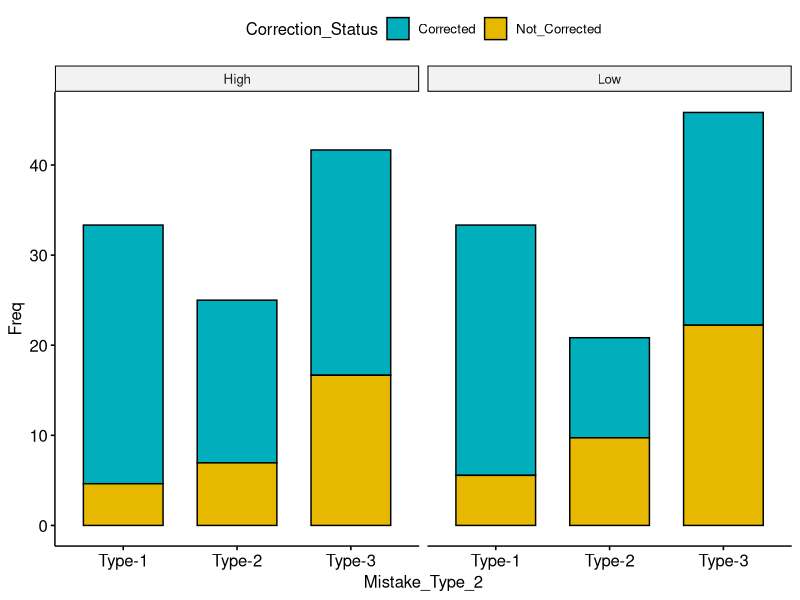
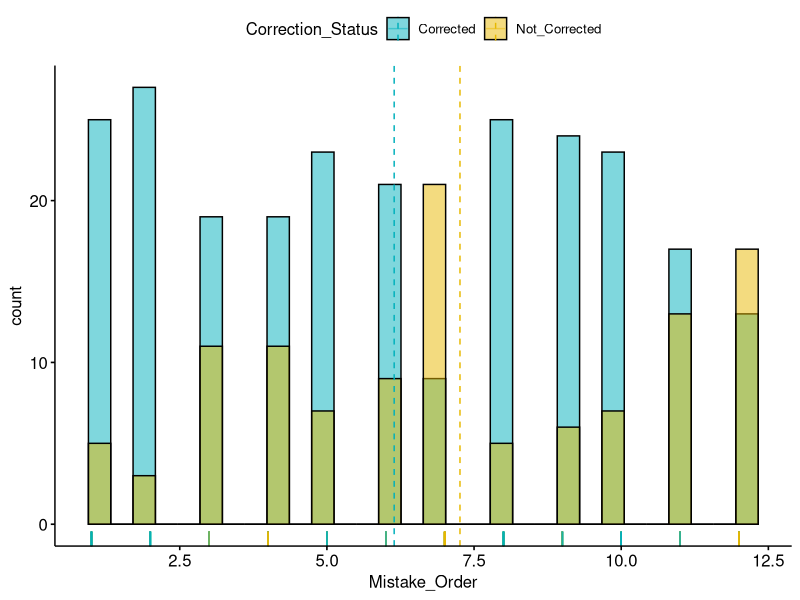
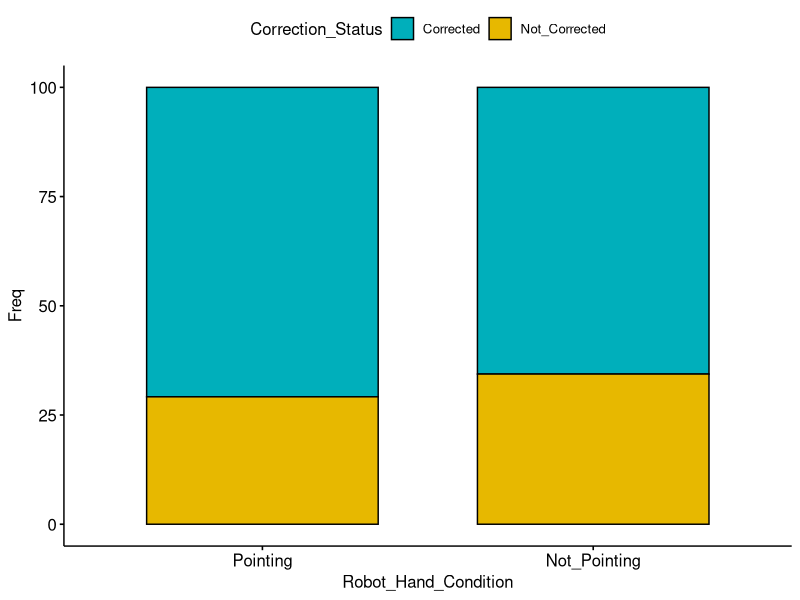
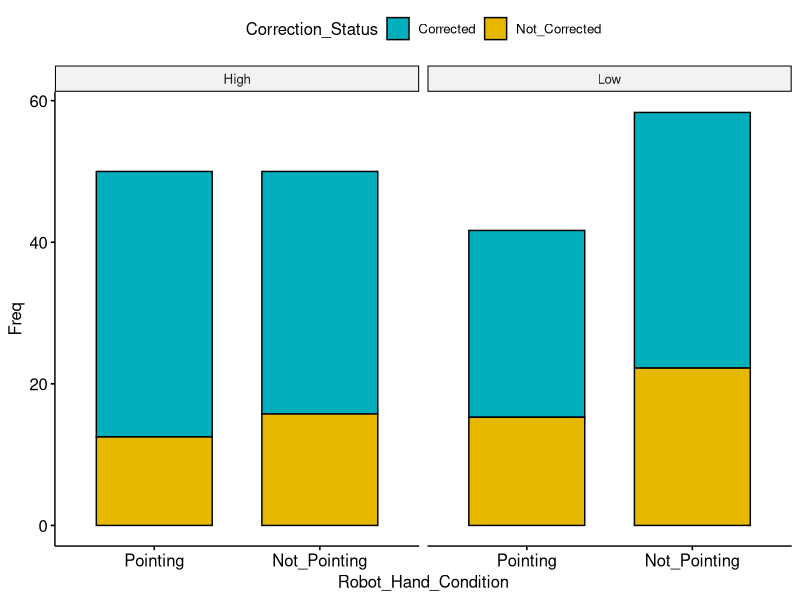
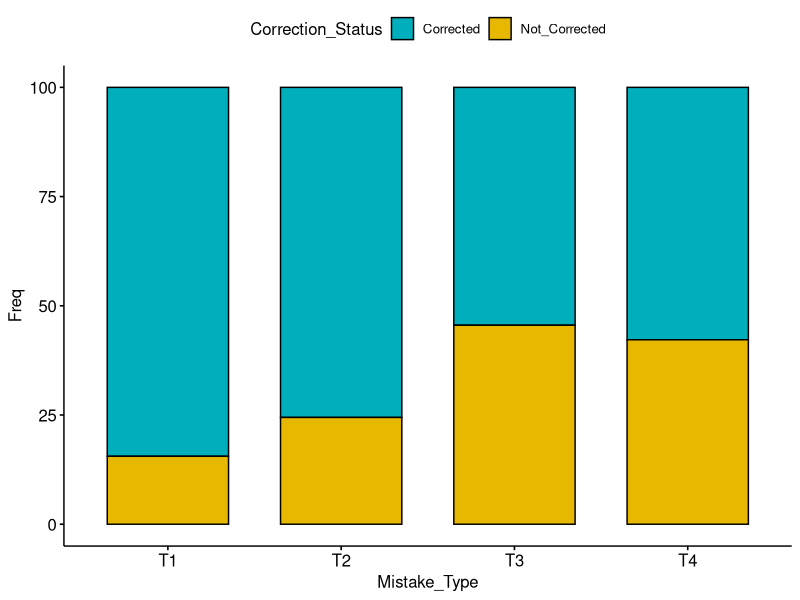
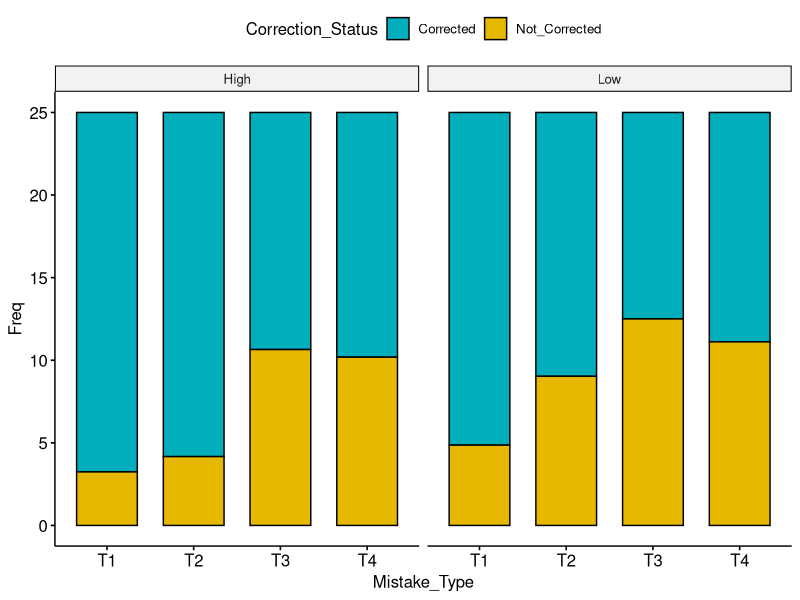
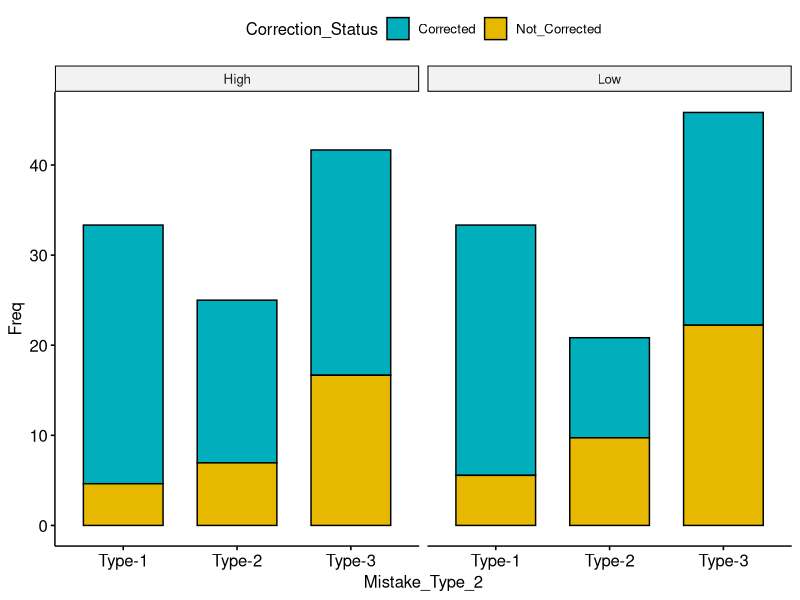
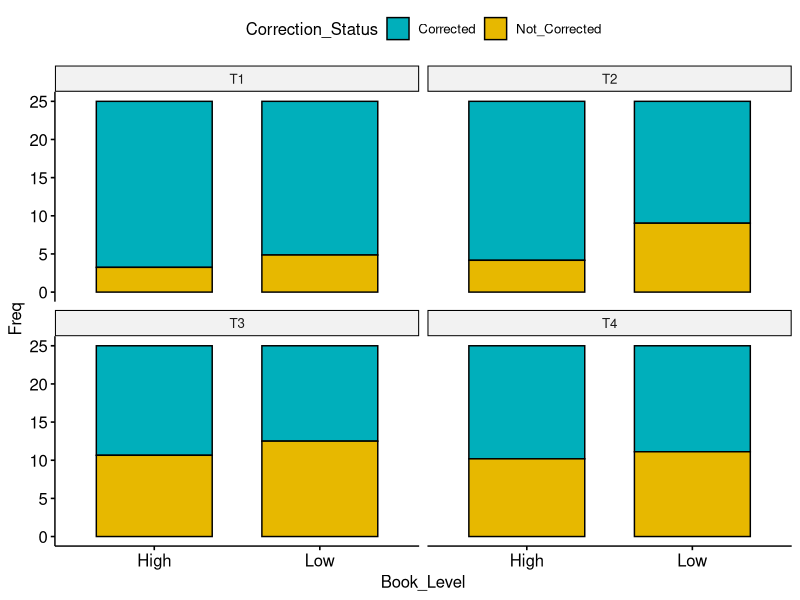

The R source for these figures, in order: (Note: this script raises an error after producing the figures.)
library(readr)
library(ggpubr)
library(plyr)

########################### Functions
## Gives count, mean, standard deviation, standard error of the mean, and confidence interval (default 95%).
##   data: a data frame.
##   measurevar: the name of a column that contains the variable to be summariezed
##   groupvars: a vector containing names of columns that contain grouping variables
##   na.rm: a boolean that indicates whether to ignore NA's
##   conf.interval: the percent range of the confidence interval (default is 95%)
summarySE <- function(data=NULL, measurevar, groupvars=NULL, na.rm=FALSE,
                      conf.interval=.95, .drop=TRUE) {
  library(plyr)
  
  # New version of length which can handle NA's: if na.rm==T, don't count them
  length2 <- function (x, na.rm=FALSE) {
    if (na.rm) sum(!is.na(x))
    else       length(x)
  }
  
  # This does the summary. For each group's data frame, return a vector with
  # N, mean, and sd
  datac <- ddply(data, groupvars, .drop=.drop,
                 .fun = function(xx, col) {
                   c(N    = length2(xx[[col]], na.rm=na.rm),
                     mean = mean   (xx[[col]], na.rm=na.rm),
                     sd   = sd     (xx[[col]], na.rm=na.rm)
                   )
                 },
                 measurevar
  )
  
  # Rename the "mean" column    
  datac <- rename(datac, c("mean" = measurevar))
  
  datac$se <- datac$sd / sqrt(datac$N)  # Calculate standard error of the mean
  
  # Confidence interval multiplier for standard error
  # Calculate t-statistic for confidence interval: 
  # e.g., if conf.interval is .95, use .975 (above/below), and use df=N-1
  ciMult <- qt(conf.interval/2 + .5, datac$N-1)
  datac$ci <- datac$se * ciMult
  
  return(datac)
}

##########################################################################

################ DATA PREP
setwd("/home/yadollah/Dropbox/2.PhD/Experiment_Geneve/Analysis/Categorizaton/")

day1_df <-
  read_csv(
    "all_correction_status_Day1_within.csv",
    col_types = cols(
      Book_Level = col_factor(levels = c("High", "Low")),
      Correction_Status = col_factor(levels = c("Corrected",
                                                "Not_Corrected")),
      Exp_Day = col_factor(levels = c("D1",
                                      "D2")),
      Mistake_Type = col_factor(levels = c("T1",
                                           "T2", "T3", "T4")),
      Robot_Hand_Condition = col_factor(levels = c("Pointing",
                                                   "Not_Pointing"))
    )
  )

day2_df <-
  read_csv(
    "all_correction_status_Day2_within.csv",
    col_types = cols(
      Book_Level = col_factor(levels = c("High", "Low")),
      Correction_Status = col_factor(levels = c("Corrected",
                                                "Not_Corrected")),
      Exp_Day = col_factor(levels = c("D1",
                                      "D2")),
      Mistake_Type = col_factor(levels = c("T1",
                                           "T2", "T3", "T4")),
      Robot_Hand_Condition = col_factor(levels = c("Pointing",
                                                   "Not_Pointing"))
    )
  )


df <- rbind(day1_df,day2_df)
##########################################################################

##########################################################################

### Frequency of correction status by type 2 of mistakes and book level
df_type = with(df, table(Correction_Status,Mistake_Type_2, Book_Level))
df_type = prop.table(df_type, margin = 3)*100
df_type
df_type = data.frame(df_type)
p = ggbarplot(df_type, x = "Mistake_Type_2", y = "Freq", fill = "Correction_Status",  palette = c("#00AFBB", "#E7B800"))
facet(p, facet.by = "Book_Level")





############################################################################################
### checking that the number of correctly identified mistakes doesnt discrease with time
gghistogram(df, x = "Mistake_Order", fill = "Correction_Status",  palette = c("#00AFBB", "#E7B800"),
            add = "mean", rug = TRUE)

### Frequency of correction status by hand condition
df_type = with(df, table(Correction_Status, Robot_Hand_Condition))
df_type = prop.table(df_type, margin = 2)*100
df_type = data.frame(df_type)
p = ggbarplot(df_type, x = "Robot_Hand_Condition", y = "Freq", fill = "Correction_Status",  palette = c("#00AFBB", "#E7B800"))
p

### Frequency of correction status by hand condition and book_level
df_type = with(df, table(Correction_Status, Robot_Hand_Condition, Book_Level))
df_type = prop.table(df_type, margin = 3)*100
df_type = data.frame(df_type)
p = ggbarplot(df_type, x = "Robot_Hand_Condition", y = "Freq", fill = "Correction_Status",  palette = c("#00AFBB", "#E7B800"))
facet(p, facet.by = "Book_Level")


### Frequency of correction status by type of mistakes
df_type = with(df, table(Correction_Status,Mistake_Type))
df_type = prop.table(df_type, margin = 2)*100
df_type = data.frame(df_type)
ggbarplot(df_type, x = "Mistake_Type", y = "Freq", fill = "Correction_Status",  palette = c("#00AFBB", "#E7B800"))

### Frequency of correction status by type of mistakes and book level
df_type = with(df, table(Correction_Status,Mistake_Type, Book_Level))
df_type = prop.table(df_type, margin = 3)*100
df_type
df_type = data.frame(df_type)
p = ggbarplot(df_type, x = "Mistake_Type", y = "Freq", fill = "Correction_Status",  palette = c("#00AFBB", "#E7B800"))
facet(p, facet.by = "Book_Level")

### Frequency of correction status by type 2 of mistakes and book level
df_type = with(df, table(Correction_Status,Mistake_Type_2, Book_Level))
df_type = prop.table(df_type, margin = 3)*100
df_type
df_type = data.frame(df_type)
p = ggbarplot(df_type, x = "Mistake_Type_2", y = "Freq", fill = "Correction_Status",  palette = c("#00AFBB", "#E7B800"))
facet(p, facet.by = "Book_Level")

### Frequency of correction status by type of mistakes and book level
df_type = with(df, table(Mistake_Type,Correction_Status, Book_Level))
df_type = prop.table(df_type, margin = 3)*100
df_type = data.frame(df_type)
p = ggbarplot(df_type, x = "Book_Level", y = "Freq", fill = "Correction_Status",  palette = c("#00AFBB", "#E7B800"))
facet(p, facet.by = "Mistake_Type")

### Frequency of correction status by type 2 of mistakes and book level
df_type = with(df, table(Mistake_Type_2,Correction_Status, Book_Level))
df_type = prop.table(df_type, margin = 3)*100
df_type = data.frame(df_type)
p = ggbarplot(df_type, x = "Book_Level", y = "Freq", fill = "Correction_Status",  palette = c("#00AFBB", "#E7B800"))
facet(p, facet.by = "Mistake_Type_2")


### Frequency of correction status by type of mistakes and hand condition
df_type = with(df, table(Correction_Status,Mistake_Type, Robot_Hand_Condition))
df_type = prop.table(df_type, margin = 3)*100
df_type
df_type = data.frame(df_type)
p = ggbarplot(df_type, x = "Mistake_Type", y = "Freq", fill = "Correction_Status",  palette = c("#00AFBB", "#E7B800"))
facet(p, facet.by = "Robot_Hand_Condition")

### Frequency of correction status by type of mistakes and hand condition
df_type = with(df, table(Correction_Status,Mistake_Type_2, Robot_Hand_Condition))
df_type = prop.table(df_type, margin = 3)*100
df_type
df_type = data.frame(df_type)
p = ggbarplot(df_type, x = "Mistake_Type_2", y = "Freq", fill = "Correction_Status",  palette = c("#00AFBB", "#E7B800"))
facet(p, facet.by = "Robot_Hand_Condition")


### Frequency of correction status by type of mistakes and hand condition
df_type = with(df, table(Mistake_Type,Correction_Status, Robot_Hand_Condition))
df_type = prop.table(df_type, margin = 3)*100
df_type = data.frame(df_type)
p = ggbarplot(df_type, x = "Robot_Hand_Condition", y = "Freq", fill = "Correction_Status",  palette = c("#00AFBB", "#E7B800"))
facet(p, facet.by = "Mistake_Type")


#############################################################3
# Aggreation of mistake status by kids
df_kids = with(df, table(Child_ID,Mistake_Type, Correction_Status, Robot_Hand_Condition, Book_Level))
df_kids = data.frame(df_kids)
df_kids
df_kids_corrected =  subset(df_kids, df_kids$Correction_Status == "Corrected")
#df_kids = df_kids_corrected
ggbarplot(df_kids, x = "Robot_Hand_Condition", y = "Freq", add = "mean_se",
           fill="Correction_Status", palette = "aaas", 
          position = position_dodge(0.8))+
  stat_compare_means(aes(group = Robot_Hand_Condition), label = "p.signif", label.y = 0.9)
ggbarplot(df_kids, x = "Correction_Status", y = "Freq", add = "mean_se",
          fill="Robot_Hand_Condition", palette = "aaas", 
          position = position_dodge(0.8))+
  stat_compare_means(aes(group = Robot_Hand_Condition), label = "p.signif", label.y = 0.9)

ggbarplot(df_kids, x = "Robot_Hand_Condition", y = "Freq", add = "mean_se",
           fill="Mistake_Type", palette = "aaas", 
          position = position_dodge(0.8))+
  stat_compare_means(aes(group = Robot_Hand_Condition), label = "p.signif", label.y = 0.9)

ggbarplot(df_kids, x = "Robot_Hand_Condition", y = "Freq", add = "mean_se",
          fill="Mistake_Type", palette = "aaas", 
          position = position_dodge(0.8))+
  stat_compare_means(aes(group = Robot_Hand_Condition), label = "p.signif", label.y = 0.9)

ggbarplot(df_kids, x = "Mistake_Type", y = "Freq", add = "mean_se",
          fill="Robot_Hand_Condition", palette = "aaas",
          position = position_dodge(0.8))+
  stat_compare_means(aes(group = Robot_Hand_Condition), label = "p.signif", label.y = 0.9)

df_kids = df_kids_corrected
ggbarplot(df_kids, x = "Book_Level", y = "Freq", add = "mean_se",
          fill="Robot_Hand_Condition", palette = "aaas", 
          position = position_dodge(0.8))+
  stat_compare_means(aes(group = Robot_Hand_Condition), label = "p.signif", label.y = 0.9)

df_kids_corrected =  subset(df_kids, df_kids$Correction_Status == "Corrected")
ggbarplot(df_kids_corrected, x = "Book_Level", y = "Freq", add = "mean_ci",
          fill="Book_Level", palette = "aaas", 
          position = position_dodge(0.8))+
  stat_compare_means(aes(group = Book_Level), label = "p.signif", label.y = 0.9)

#################################33 STAT TEST
#### Test pointing effect on all children
res = table(df$Robot_Hand_Condition, df$Correction_Status) 
res
chisq.test(res) 
#### Test pointing effect on low level kids
df_low = subset(df,df$Book_Level == "Low")
res = table(df_low$Robot_Hand_Condition, df_low$Correction_Status) 
res
chisq.test(res) 
#### Test pointing effect on high level kids
df_high = subset(df,df$Book_Level == "High")
res = table(df_high$Robot_Hand_Condition, df_high$Correction_Status) 
res
chisq.test(res) 
#### Test pointing effect for each type of mistakes
###### T1
df_t1 = subset(df,df$Mistake_Type == "T1")
res = table(df_t1$Robot_Hand_Condition, df_t1$Correction_Status) 
res
chisq.test(res) 
###### T2
df_t2 = subset(df,df$Mistake_Type == "T2")
res = table(df_t2$Robot_Hand_Condition, df_t2$Correction_Status) 
res
chisq.test(res) 
###### T3
df_t3 = subset(df,df$Mistake_Type == "T3")
res = table(df_t3$Robot_Hand_Condition, df_t3$Correction_Status) 
res
chisq.test(res) 
###### T4
df_t4 = subset(df,df$Mistake_Type == "T4")
res = table(df_t4$Robot_Hand_Condition, df_t4$Correction_Status) 
res
chisq.test(res) 

##### Test pointing effect according to Mistake_Type_2
###### S1
df_s1 = subset(df,df$Mistake_Type_2 == "S1")
res = table(df_s1$Robot_Hand_Condition, df_s1$Correction_Status) 
res = prop.table(res,1)*100
res
chisq.test(res) 
###### S2
df_s2 = subset(df,df$Mistake_Type_2 == "S2")
res = table(df_s2$Robot_Hand_Condition, df_s2$Correction_Status) 
res = prop.table(res,1)*100
chisq.test(res) 
###### S3
df_s3 = subset(df,df$Mistake_Type_2 == "S3")
res = table(df_s3$Robot_Hand_Condition, df_s3$Correction_Status) 
res = prop.table(res,1)*100
chisq.test(res) 

##### Test pointing effect according to Mistake_Type_2 
######### Low
###### S1 and Low
df_s1 = subset(df,df$Mistake_Type_2 == "S1" & df$Book_Level == "Low")
res = table(df_s1$Robot_Hand_Condition, df_s1$Correction_Status) 
res = prop.table(res,1)*100
res
chisq.test(res) 
###### S2 and Low
df_s2 = subset(df,df$Mistake_Type_2 == "S2" & df$Book_Level == "Low")
res = table(df_s2$Robot_Hand_Condition, df_s2$Correction_Status) 
res = prop.table(res,1)*100
chisq.test(res) 
###### S3 and Low
df_s3 = subset(df,df$Mistake_Type_2 == "S3" & df$Book_Level == "Low")
res = table(df_s3$Robot_Hand_Condition, df_s3$Correction_Status) 
res = prop.table(res,1)*100
chisq.test(res) 

######### High
###### S1 and High
df_s1 = subset(df,df$Mistake_Type_2 == "S1" & df$Book_Level == "High")
res = table(df_s1$Robot_Hand_Condition, df_s1$Correction_Status) 
res = prop.table(res,1)*100
res
chisq.test(res) 
###### S2 and Low
df_s2 = subset(df,df$Mistake_Type_2 == "S2" & df$Book_Level == "High")
res = table(df_s2$Robot_Hand_Condition, df_s2$Correction_Status) 
res = prop.table(res,1)*100
chisq.test(res) 
###### S3 and Low
df_s3 = subset(df,df$Mistake_Type_2 == "S3" & df$Book_Level == "High")
res = table(df_s3$Robot_Hand_Condition, df_s3$Correction_Status) 
res = prop.table(res,1)*100
chisq.test(res) 
